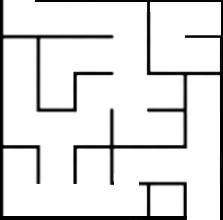
#> input picture pics/maze.jpg, 223 x 220 px
$ jupyter execute trees_graphs_shortest_path.ipynb
#> lines starting #> are read from the running program, lines starting #| are printed output that depends on the picture; after the words box and inside, x2 and y2 are one past the last pixel; in counts of white or black regions, pixels touching at a corner belong together
# **Trees and graphs**
______________________________

# Shortest Path Algorithms

## Contents:
- [Shortest Path Problems](#Shortest-Path-Problems)
- [Single Source Shortest Path](#Single-Source-Shortest-Path)
    - [Bellman-Ford Algorithm](#Bellman-Ford-Algorithm)
    - [Dijkstra's Algorithm](#Dijkstra's-Algorithm)
    - [Shortest Paths on Directed Acyclic Graphs (DAGs)](#Shortest-Paths-on-Directed-Acyclic-Graphs-(DAGs))
    - [Shortest Paths on Graphs with all equal edge weights](#Shortest-Paths-on-Graphs-with-all-equal-edge-weights)
- [All Pairs Shortest Path Problem](#All-Pairs-Shortest-Path-Problem)
    - [Floyd-Warshall's Algorithm](#Floyd-Warshall's-Algorithm)
- [Shortest Path Algorithm Comparison Table](#Shortest-Path-Algorithm-Comparison-Table)
- [Problem](#Problem)

__________
## Shortest Path Problems

**Main question:** What is the least weight path from the source node to destination node in a Weighted Directed Graph?

It's like finding a best route from 1 address to another one on Google map, where each segment has its weight (travel time, distance, price, etc)

__There 2 shortest paths problems:__
 - <u>single source</u> - give me the SP from __1__ source to __all__ destinations (output is a table with destination, cost and path)
 - <u>all pairs</u> - for __all pairs__ of vertices compute a SP distance and path itself (this is more expensive than single source)

*Single destination = reversed single source*

## Single Source Shortest Path

<u>Inputs:</u>
- Weighted, directed graph $G$
- $(V,E)$ - sets of Vertices and Edges, where $|V|=n, |E|=m$
- $w(u,v)$ - weight of edge between nodes $u$ and $v$ (can be negative)

<u>Output:</u>
- a table with destinations, distance (cost) and a path (sequence of edges) (*like a memo table in Dynamic Programming*)
- instead of a full path we can store a parent node and then recursively recover a path

<u>Properties:</u>

1. Shortest Paths form a tree structure
2. If we have a shortest path from $s$ to $t$ through $\hat{t}$, then it must involve a shortest path from $s$ to $\hat{t}$ (it's a form of *optimal substructure property* in a reverse direction)
3. To recover a SP from a table we just need to look at the parents of nodes from the destination to source

<u>Cycles in Shortest Path Problems</u>:
1. if $w(cycle)\geq 0$, then taking cycle makes paths costlier (cycles don't matter)
2. if $w(cycle) < 0$, then SP distances from any source to any destination is "Undefined" or $-\infty$

*So it's not ideal to talk about shortest paths in graphs with negative weighted cycles*

### Bellman-Ford Algorithm

*This is the main algorithm for a given graph $G: (V,E)$ with edge weights $w$ (__including negative__) to solve a single source s.p. for a given source vertex $s$*

<u>Main idea:</u>
- Keep repeating an operation called 'edge relax'

<u>Output:</u>
- filled table with Dest, Cost Est (distance) and $\pi$

Initially, distance estimated $\infty$ and parent estimated $NIL$

<u>Relax operation:</u>

<u>Key property of relax:</u>

1. If $d[u]$ is equal to SP from source to $u$, then $d[v]$ is the length of a valid path from $u$ to $v$ (but not necessary SP)
2. If all distance est. are equal to SP estimates (we've successfully discovered all SP), then $d[u] + w(u,v) \geq d[v]$ -> there cannot be any further opportunity to relax an edge in the graph

<u>BF Algorithm</u>

1. Initialize a table with $\infty$ for distances and $NILs$ for $\pi$
2. Do a loop for $i=1$ to $n-1$ times, where $n$ - number of vertices:
    - for each edge $e$ in a graph:
        - relax($e$)
3. check if negative weight cycles exist

**Example:**
 - we have a graph with 4 vertices ($n$)
 - therefore we need $n-1=3$ iterations
 - in each iteration we try to relax all edges
 - we initialize all distances to $\infty$ (0 for source)

Complexity of this algorithm is $\Theta(|V|*|E|)$

<u>Properties of BF algorithm:</u>
1. Monotonicity: if $d^{*}[v]$ is the shortest path distance from source to $v$, then $d[v]\geq d^{*}[v]$
2. If $d[v]\neq\infty$, then there exists a path from $s$ to $v$ where path weight $=$ $d[v]$
3. After $i$ iterations of BF $d[v]$ must be $leq$ of the shortest path of $i$ edges

<u>What about negative weight cycles?</u>

1. Init distance table
2. for $i = 1$ to $n-1$:  #for each edge in a graph
    - relax($e$)
3. Check if negative cycles exist:
    - walk through the edges one more time and check if any edge can lead to a further relaxation:
        - if yes -> we have a neg-ve weight cycle
        - if no -> we found all s.p. and no neg-ve weight cycles

### Dijkstra's Algorithm

*It is a s.p. algorithm for graphs whose edges are **non-negative***

*It is also a **greedy algorithm***

<u>Main idea:</u>
- Relax each edge like in B-F algorithm but *only once* and after some clever order of edges

<u>Output:</u>
- filled table with destination node, distance $d$, $\pi$ - like in B-F algorithm - and visited (T/F)

Firstly, distance initialized to $\infty$, parent to $NIL$ and visited to *False*

<u>Algorithm:</u>

Until all nodes are visited:
   - at every step choose a node $v$:
        1. previously unvisited
        2. whose $d$ value is smallest
   - relax all outgoing edges of $v$
   - make $v$ as visited

MinHeap Data Structure is sufficient for maintaining minimum edge value

***Pseudocode***

<u>Initialize step</u>

    for all v in V:
        if v == s:
            v.d = 0
            v.pi  = NIL
        else:
            v.d = inf
            v.pi = NIL

<u>Construct a Heap step</u>

    Q = [v_1,...,v_n]
    Heapify it using v.d as key for vertex v

<u>Main loop</u>

    While Q != 0:
        u <- ExtractMin(Q)
        for all outgoing edges from u (v's):
            #do relax operation, update parent and Queue
                if u.d + w(u,v) < v.d
                    v.d = u.d + w(u,v)
                    v.pi = u
                    BubbleUp(Q,v)


<u>Dijkstra's Algorithm Complexity:</u>

$$\Theta(n+ nlog(n) + mlog(n)) = \Theta((m+n)log(n))$$

### Shortest Paths on Directed Acyclic Graphs (DAGs)

*This is a special case where we have a directed graph with no cycles*

Instead of standard Bellman-Ford algorithm with $\Theta(|V||E|)$ time we can do $\Theta(|V| + |E|)$ (relax only once) by using this trick that works for DAGs:

1. __Topologically sort__ all the vertices in a graph (each edge goes from lower ranked to higher ranked)
2. Iterate through $v_i$ in topological order:
    - for each outgoing edge $e$ of $v_i$:
        * relax($e$)
3. Done!

### Shortest Paths on Graphs with all equal edge weights

*This is a special case where every edge in a graph has equal positive weight*

Here, instead of Bellman-Ford algorithm with $\Theta(|V||E|)$ time we can do a Breadyj First Search with $\Theta(|V| + |E|)$ time complexity.

BFS finds the s.p. where the size of a path is measured in terms of number of edges.

## All Pairs Shortest Path Problem

In this problem we don't have one single source vertex.

Instead, with a graph of $n$ nodes we have $n^2$ possible pairs of source-destinations.

We can represent the distances in a matrix of s.p. $D$ and to retrieve the paths we also construct a matrix $N$ that encodes the next node along the path:

<u>We can use:</u>

1. For a graph that has all non-negative weight edges:
    - Dijkstra's algorithm for every source node with $\Theta(n^3logn)$ if the graph is dense and $\Theta(n^2logn)$ if the graph is sparse
2. For a graph with edges that can be negative:
    - Bellman-Ford algorithm for every vertex in a graph with $\Theta(n^4)$ if the graph is dense and $\Theta(n^3)$ if the graph is sparse

***But a better algorithm is known for this problem***

### Floyd-Warshall's Algorithm

*This is a dynamic programming algorithm for finding all pairs s.p. with $\Theta(n^3)$* complexity

<u>Algorithm:</u>

let $n$ = number of vertices <br>
let $D = n x n$ matrix with minimum distances

1. *Initiate a matrix*

* for each vertex $v$:
  - $D[n][n] = 0$

* for each edge $(u,v)$:
  - if $(u,v)$: # if edge exists
      - $D[u][v] = w(u,v)$   *#w - weight*
  - else:
      - $D[u][v] = \infty$

2. *Nested loop for updating distances*

* for $k$ from $1$ to $n$:
   - for $i$ from $1$ to $n$:
        - for $j$ from $1$ to $n$:
            - if $D[i][j] > D[i][k] + D[k][j]$:
                - $D[i][j] = D[i][k] + D[k][j]$


## Shortest Path Algorithm Comparison Table

|  | BFS | Dijkstra's | Bellmman Ford | Floyd Warshall |
|---|---|---|---|---|
| __Complexity__ | O(V+E) | O((V+E)logV) | O(VE) | O(V$^3$) |
| __Recommended graph size__ | Large | Large/Medium | Medium/Small | Small |
| __Good for all pairs SP?__ | Only works for unweighted graphs | OK | Bad | Yes |
| __Can detect negative cycles?__ | No | No | Yes | Yes |
| __SP on graph with weighted edges__ | Incorrect SP answer | Best algorithm | Works | Bad in general |
| __SP on graph with unweighted edges__ | Best algorithm | OK | Bad | Bad in general |

## Problem

#### Solving Image Maze

Given a maze as an image with a start and end point, we would like to write code to solve the maze.

An image is a 2D matrix of pixels of a particular size that depends on its resolution. Each
pixel has a color which is given by its Red, Green and Blue (RGB) values.

Given an image, we will view it as a graph where each pixel of the image is a vertex
and edges connect a pixel to its neighbor. The weight of an edge should be very small if
the pixel colors are similar (i.e, the differences between r, g and b values are close to zero)
and correspondingly large as the pixel colors diverge.

Next, given a source pixel $(i_0, j_0)$ and destination pixel,
$(i_1, j_1)$, we wish find the shortest weight path from source to destination.

We should use the Dijkstra's algorithm modified in two ways:
   - It can exit as soon as the destination is reached.
   - A 1000 x 1000 pixel image gives rise to a graph with million vertices. Storing such a graph as an adjacency list is going to be very memory intensive. Instead, our goal is to generate the vertices and edges *on-the-fly*.

We will use opencv library, a popular computer vision library to load, and manipulate images of mazes.

#### Manipulating Images

We can directly manipulate images in python in many ways. The `opencv` library is considered a standard for numerous image manipulation tasks.

Here we load an image `maze.jpg` and it nicely plotted with coordinates. We then show the two pixels
shown in red and blue. The goal here is to detect a path from one of the colored circle to the other, in the maze without crossing the black pixels.

[cell 1]
from matplotlib import pyplot as plt
import cv2
# You can read png, jpg and other file types
img = cv2.imread('pics/maze.jpg') # read an image from a file using opencv (cv2) library
#> img is the input picture: shape (220, 223, 3); min 0, max 255, mean 225.8
# you can annotate images
cv2.circle(img,(16,5), 5, (255,0,0), -1) # add a circle centered at (5, 220) radius 3, color red (RGB: 255,0,0)
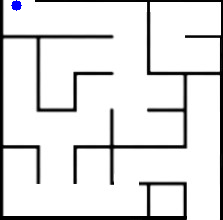
#> img: shape (220, 223, 3); 0.17% of pixels changed, all inside (x1, y1, x2, y2) = (11, 0, 22, 11)
cv2.circle(img, (200,214), 5, (0,0,255), -1) # add a circle centered at (5,5) radius 3, color blue (RGB: 0,0,255)
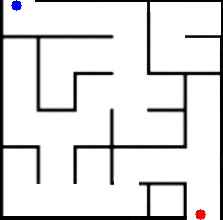
#> img: shape (220, 223, 3); 0.17% of pixels changed, all inside (x1, y1, x2, y2) = (195, 209, 206, 220)
plt.imshow(img) # show the image on the screen
plt.title('Amazing')
plt.show()

Given an image it is simple to read the color at a pixel. Let us read the color at pixel (36, 45)

[cell 2]
print('Image size (height, width, num layers) is', img.shape)
#| Image size (height, width, num layers) is (220, 223, 3)

px = img[36, 45] # img[y,x] is the color of the pixel of x,y
#> px = [0, 0, 0]
print(px)
#| [0 0 0]
cv2.circle(img, (80, 18), 5, (198,31,4),-1) # Draw a colored circle centered at (80, 18)
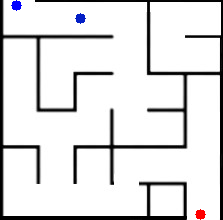
#> img: shape (220, 223, 3); 0.17% of pixels changed, all inside (x1, y1, x2, y2) = (75, 13, 86, 24)
plt.imshow(img)
px1 = img[18, 80] # It is important to note that rows of the image are y values and columns are x values.
#> px1 = [198, 31, 4]
print(px1)
#| [198  31   4]
#> (the rest of the program and of its run is left out)
